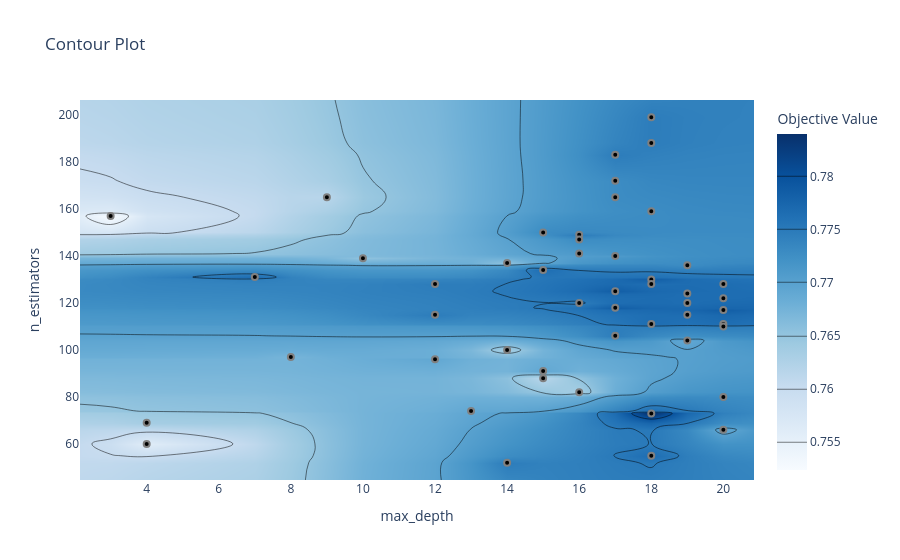

The cell this chart's notebook holds for it:
### Code cell
plot_contour(study).show()

### Figure 1 — Plotly figure (JSON) as saved in the notebook; plotly's stock layout.template omitted (floating-point values rounded to 4 significant figures; data arrays with more than 128 entries replaced by an {"elided": "..."} marker saying what was removed)
{"data": [{"colorbar": {"title": {"text": "Objective Value"}}, "colorscale": [[0, "rgb(247,251,255)"], [0.125, "rgb(222,235,247)"], [0.25, "rgb(198,219,239)"], [0.375, "rgb(158,202,225)"], [0.5, "rgb(107,174,214)"], [0.625, "rgb(66,146,198)"], [0.75, "rgb(33,113,181)"], [0.875, "rgb(8,81,156)"], [1, "rgb(8,48,107)"]], "connectgaps": true, "contours": {"coloring": "heatmap"}, "hoverinfo": "none", "line": {"smoothing": 1.3}, "reversescale": false, "type": "contour", "x": [2.15, 3, 4, 7, 8, 9, 10, 12, 13, 14, 15, 16, 17, 18, 19, 20, 20.85], "y": [44.65, 52, 55, 60, 66, 69, 73, 74, 80, 82, 88, 91, 96, 97, 100, 104, 106, 110, 111, 115, 117, 118, 120, 122, 124, 125, 128, 130, 131, 134, 136, 137, 139, 140, 141, 147, 149, 150, 157, 159, 165, 172, 183, 188, 199, 206.3], "z": {"elided": "46x17 float values"}}, {"marker": {"color": "black", "line": {"color": "Gray", "width": 2}}, "mode": "markers", "name": "Feasible Trial", "showlegend": false, "type": "scatter", "x": [10, 3, 18, 14, 17, 9, 4, 12, 16, 4, 20, 20, 20, 17, 16, 18, 14, 14, 18, 12, 8, 19, 16, 18, 20, 17, 15, 19, 19, 17, 18, 20, 20, 19, 15, 17, 19, 12, 15, 18, 13, 18, 20, 16, 17, 17, 7, 16, 18, 15], "y": [139, 157, 130, 52, 183, 165, 69, 96, 82, 60, 117, 122, 111, 125, 141, 199, 137, 100, 159, 128, 97, 115, 149, 111, 128, 172, 88, 120, 104, 140, 128, 110, 80, 136, 150, 106, 124, 115, 91, 73, 74, 55, 66, 147, 118, 165, 131, 120, 188, 134]}, {"marker": {"color": "#cccccc", "line": {"color": "Gray", "width": 2}}, "mode": "markers", "name": "Infeasible Trial", "showlegend": false, "type": "scatter", "x": [], "y": []}], "layout": {"title": {"text": "Contour Plot"}, "xaxis": {"range": [2.15, 20.85], "title": {"text": "max_depth"}}, "yaxis": {"range": [44.65, 206.3], "title": {"text": "n_estimators"}}}}
